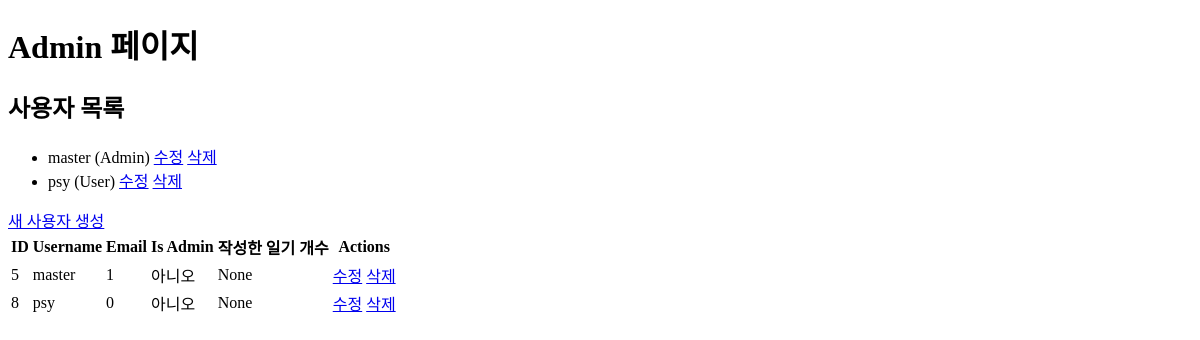
/admin (signed in), run on an earlier commit of the app's database.
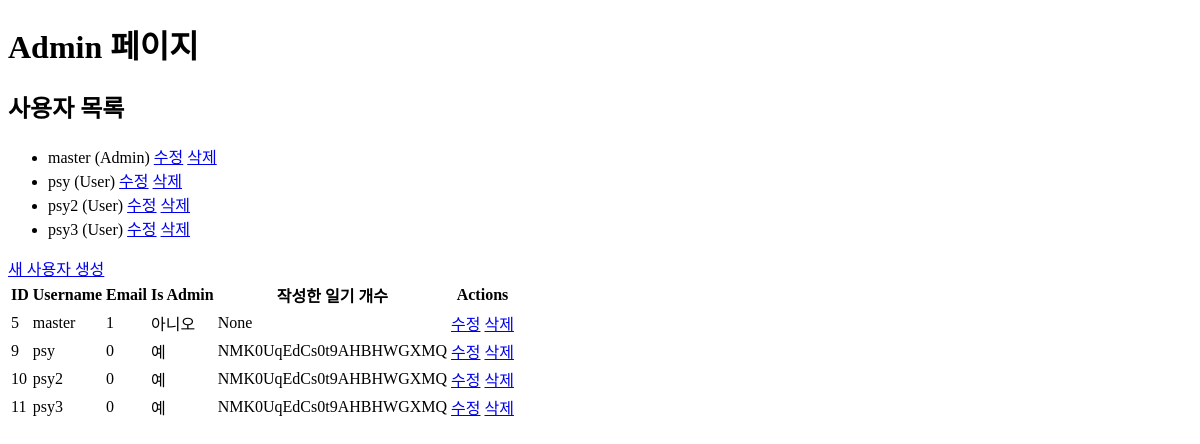
And on a later commit of the database.
### tables this page shows
CREATE TABLE users
                 (id INTEGER PRIMARY KEY AUTOINCREMENT,
                 username TEXT NOT NULL,
                 password TEXT NOT NULL,
                 is_admin INTEGER NOT NULL DEFAULT 0, email TEXT, reset_token TEXT);

### app.py (the view)
@app.route('/admin')
def admin():
    if 'user_id' not in session or not is_admin(session['user_id']):
        return render_template('no_permission.html')
    conn = sqlite3.connect('database.db')
    c = conn.cursor()
    c.execute("""
        SELECT users.*, COUNT(diaries.id) AS diary_count
        FROM users
        LEFT JOIN diaries ON users.id = diaries.user_id AND diaries.deleted_at IS NULL
        GROUP BY users.id
    """)
    users = c.fetchall()
    conn.close()
    return render_template('admin.html', users=users)

### app.py (called while the page is built)
def is_admin(user_id):
    conn = sqlite3.connect('database.db')
    c = conn.cursor()
    c.execute("SELECT is_admin FROM users WHERE id = ?", (user_id,))
    is_admin_value = c.fetchone()[0]
    conn.close()
    return is_admin_value

### templates/admin.html (shortened to what this page needs)
<!DOCTYPE html>
<html lang="en">
<head>
    <link rel="stylesheet" href="{{ url_for('static', filename='css/style.css') }}">
</head>
<body>
    <h1>Admin 페이지</h1>
    <h2>사용자 목록</h2>
    <ul>
        {% for user in users %}
        <li>
            {{ user[1] }} ({% if user[3] %}Admin{% else %}User{% endif %})
            <a href="{{ url_for('edit_user', user_id=user[0]) }}">수정</a>
            <a href="{{ url_for('delete_user', user_id=user[0]) }}">삭제</a>
        </li>
        {% endfor %}
    </ul>
    <a href="{{ url_for('create_user') }}">새 사용자 생성</a>
</body>
</html>
<table>
    <thead>
        <tr>
            <th>ID</th>
            <th>Username</th>
            <th>Email</th>
            <th>Is Admin</th>
            <th>작성한 일기 개수</th>
            <th>Actions</th>
        </tr>
    </thead>
    <tbody>
        {% for user in users %}
        <tr>
            <td>{{ user[0] }}</td>
            <td>{{ user[1] }}</td>
            <td>{{ user[3] }}</td>
            <td>{{ '예' if user[4] else '아니오' }}</td>
            <td>{{ user[5] }}</td>
            <td>
                <a href="{{ url_for('edit_user', user_id=user[0]) }}">수정</a>
                <a href="{{ url_for('delete_user', user_id=user[0]) }}" onclick="return confirm('정말로 삭제하시겠습니까?')">삭제</a>
            </td>
        </tr>
        {% endfor %}
    </tbody>
</table>

What changed in the data, as far as the page shows it:
removed users: username "psy", shows "User", id "8", is_admin "0", value "아니오", user "None"
added users: username "psy", shows "User", id "9", is_admin "0", email "예", reset_token "NMK0UqEdCs0t9AHBHWGXMQ"
added users: username "psy2", shows "User", id "10", is_admin "0", email "예", reset_token "NMK0UqEdCs0t9AHBHWGXMQ"
added users: username "psy3", shows "User", id "11", is_admin "0", email "예", reset_token "NMK0UqEdCs0t9AHBHWGXMQ"
